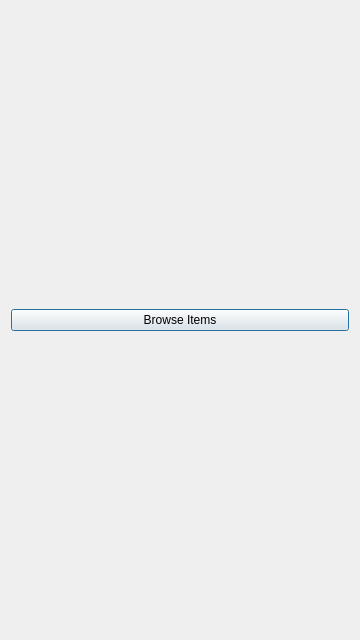
<?xml version="1.0" encoding="UTF-8"?>
<ui version="4.0">
 <class>welcomeDialog</class>
 <widget class="QDialog" name="welcomeDialog">
  <property name="geometry">
   <rect>
    <x>0</x>
    <y>0</y>
    <width>360</width>
    <height>640</height>
   </rect>
  </property>
  <property name="windowTitle">
   <string>Dialog</string>
  </property>
  <layout class="QGridLayout" name="gridLayout">
   <item row="0" column="0">
    <widget class="QPushButton" name="browse_items_button">
     <property name="text">
      <string>Browse Items</string>
     </property>
    </widget>
   </item>
  </layout>
 </widget>
 <resources/>
 <connections/>
</ui>
